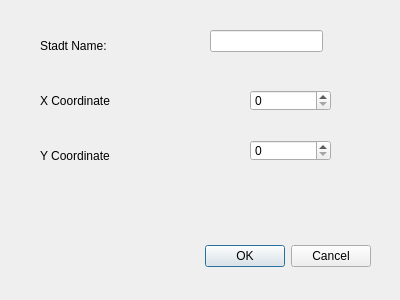
<?xml version="1.0" encoding="UTF-8"?>
<ui version="4.0">
 <class>CityDialog</class>
 <widget class="QDialog" name="CityDialog">
  <property name="geometry">
   <rect>
    <x>0</x>
    <y>0</y>
    <width>400</width>
    <height>300</height>
   </rect>
  </property>
  <property name="windowTitle">
   <string>Dialog</string>
  </property>
  <widget class="QDialogButtonBox" name="buttonBox">
   <property name="geometry">
    <rect>
     <x>30</x>
     <y>240</y>
     <width>341</width>
     <height>32</height>
    </rect>
   </property>
   <property name="orientation">
    <enum>Qt::Orientation::Horizontal</enum>
   </property>
   <property name="standardButtons">
    <set>QDialogButtonBox::StandardButton::Cancel|QDialogButtonBox::StandardButton::Ok</set>
   </property>
  </widget>
  <widget class="QLineEdit" name="lineEditStadt">
   <property name="geometry">
    <rect>
     <x>210</x>
     <y>30</y>
     <width>113</width>
     <height>22</height>
    </rect>
   </property>
  </widget>
  <widget class="QSpinBox" name="spinBoxX">
   <property name="geometry">
    <rect>
     <x>250</x>
     <y>90</y>
     <width>81</width>
     <height>21</height>
    </rect>
   </property>
  </widget>
  <widget class="QSpinBox" name="spinBoxY">
   <property name="geometry">
    <rect>
     <x>250</x>
     <y>140</y>
     <width>81</width>
     <height>21</height>
    </rect>
   </property>
  </widget>
  <widget class="QLabel" name="label">
   <property name="geometry">
    <rect>
     <x>40</x>
     <y>30</y>
     <width>91</width>
     <height>31</height>
    </rect>
   </property>
   <property name="text">
    <string>Stadt Name:</string>
   </property>
  </widget>
  <widget class="QLabel" name="label_2">
   <property name="geometry">
    <rect>
     <x>40</x>
     <y>90</y>
     <width>91</width>
     <height>21</height>
    </rect>
   </property>
   <property name="text">
    <string>X Coordinate</string>
   </property>
  </widget>
  <widget class="QLabel" name="label_3">
   <property name="geometry">
    <rect>
     <x>40</x>
     <y>140</y>
     <width>91</width>
     <height>31</height>
    </rect>
   </property>
   <property name="text">
    <string>Y Coordinate</string>
   </property>
  </widget>
 </widget>
 <resources/>
 <connections>
  <connection>
   <sender>buttonBox</sender>
   <signal>accepted()</signal>
   <receiver>CityDialog</receiver>
   <slot>accept()</slot>
   <hints>
    <hint type="sourcelabel">
     <x>248</x>
     <y>254</y>
    </hint>
    <hint type="destinationlabel">
     <x>157</x>
     <y>274</y>
    </hint>
   </hints>
  </connection>
  <connection>
   <sender>buttonBox</sender>
   <signal>rejected()</signal>
   <receiver>CityDialog</receiver>
   <slot>reject()</slot>
   <hints>
    <hint type="sourcelabel">
     <x>316</x>
     <y>260</y>
    </hint>
    <hint type="destinationlabel">
     <x>286</x>
     <y>274</y>
    </hint>
   </hints>
  </connection>
 </connections>
</ui>
